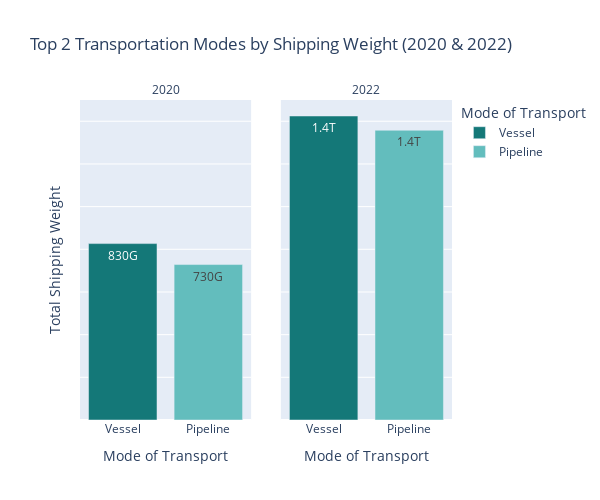

Notebook cell for this chart:
### Code cell
color_map = {
    "Vessel": "#147878",
    "Air": "#ff7f0e",
    "Mail": "#2ca02c",
    "Truck": "#d62728",
    "Rail": "#9467bd",
    "Pipeline": "#63BDBD",
    "Other": "#e377c2",
    "FTZs": "#7f7f7f"
}


fig_shipwt = px.bar(
    top2_shipwt,
    x = "DISAGMOT",
    y = "SHIPWT",
    color = "DISAGMOT",
    facet_col = "YEAR",
    title = "Top 2 Transportation Modes by Shipping Weight (2020 & 2022)",
    labels = {"DISAGMOT": "Mode of Transport", "SHIPWT": "Total Shipping Weight"},
    text_auto = ".2s",
    facet_col_spacing = 0.08,
    color_discrete_map = color_map
)
fig_shipwt.update_layout(
    height = 500, 
    width = 600,
    showlegend = True,
    yaxis = dict(
        showticklabels=False
    )
)

fig_shipwt.for_each_annotation(lambda a: a.update(text = a.text.split("=")[-1])) 
fig_shipwt.write_image("Graphs/D_Weight.png", width = 600, height = 500, scale = 2)
fig_shipwt.show()

### Figure 1 — Plotly figure (JSON) as saved in the notebook; plotly's stock layout.template omitted (floating-point values rounded to 4 significant figures)
{"data": [{"hovertemplate": "Mode of Transport=%{x}<br>YEAR=2020<br>Total Shipping Weight=%{y}<extra></extra>", "legendgroup": "Vessel", "marker": {"color": "#147878", "pattern": {"shape": ""}}, "name": "Vessel", "orientation": "v", "showlegend": true, "textposition": "auto", "texttemplate": "%{y:.2s}", "type": "bar", "x": ["Vessel"], "xaxis": "x", "y": [826666462157], "yaxis": "y"}, {"hovertemplate": "Mode of Transport=%{x}<br>YEAR=2022<br>Total Shipping Weight=%{y}<extra></extra>", "legendgroup": "Vessel", "marker": {"color": "#147878", "pattern": {"shape": ""}}, "name": "Vessel", "orientation": "v", "showlegend": false, "textposition": "auto", "texttemplate": "%{y:.2s}", "type": "bar", "x": ["Vessel"], "xaxis": "x2", "y": [1424665965230], "yaxis": "y2"}, {"hovertemplate": "Mode of Transport=%{x}<br>YEAR=2020<br>Total Shipping Weight=%{y}<extra></extra>", "legendgroup": "Pipeline", "marker": {"color": "#63BDBD", "pattern": {"shape": ""}}, "name": "Pipeline", "orientation": "v", "showlegend": true, "textposition": "auto", "texttemplate": "%{y:.2s}", "type": "bar", "x": ["Pipeline"], "xaxis": "x", "y": [728462275796], "yaxis": "y"}, {"hovertemplate": "Mode of Transport=%{x}<br>YEAR=2022<br>Total Shipping Weight=%{y}<extra></extra>", "legendgroup": "Pipeline", "marker": {"color": "#63BDBD", "pattern": {"shape": ""}}, "name": "Pipeline", "orientation": "v", "showlegend": false, "textposition": "auto", "texttemplate": "%{y:.2s}", "type": "bar", "x": ["Pipeline"], "xaxis": "x2", "y": [1357785192288], "yaxis": "y2"}], "layout": {"annotations": [{"font": {}, "showarrow": false, "text": "2020", "x": 0.23, "xanchor": "center", "xref": "paper", "y": 1, "yanchor": "bottom", "yref": "paper"}, {"font": {}, "showarrow": false, "text": "2022", "x": 0.77, "xanchor": "center", "xref": "paper", "y": 1, "yanchor": "bottom", "yref": "paper"}], "barmode": "relative", "height": 500, "legend": {"title": {"text": "Mode of Transport"}, "tracegroupgap": 0}, "showlegend": true, "title": {"text": "Top 2 Transportation Modes by Shipping Weight (2020 & 2022)"}, "width": 600, "xaxis": {"anchor": "y", "categoryarray": ["Vessel", "Pipeline"], "categoryorder": "array", "domain": [0, 0.46], "title": {"text": "Mode of Transport"}}, "xaxis2": {"anchor": "y2", "categoryarray": ["Vessel", "Pipeline"], "categoryorder": "array", "domain": [0.54, 1], "matches": "x", "title": {"text": "Mode of Transport"}}, "yaxis": {"anchor": "x", "domain": [0, 1], "showticklabels": false, "title": {"text": "Total Shipping Weight"}}, "yaxis2": {"anchor": "x2", "domain": [0, 1], "matches": "y", "showticklabels": false}}}
